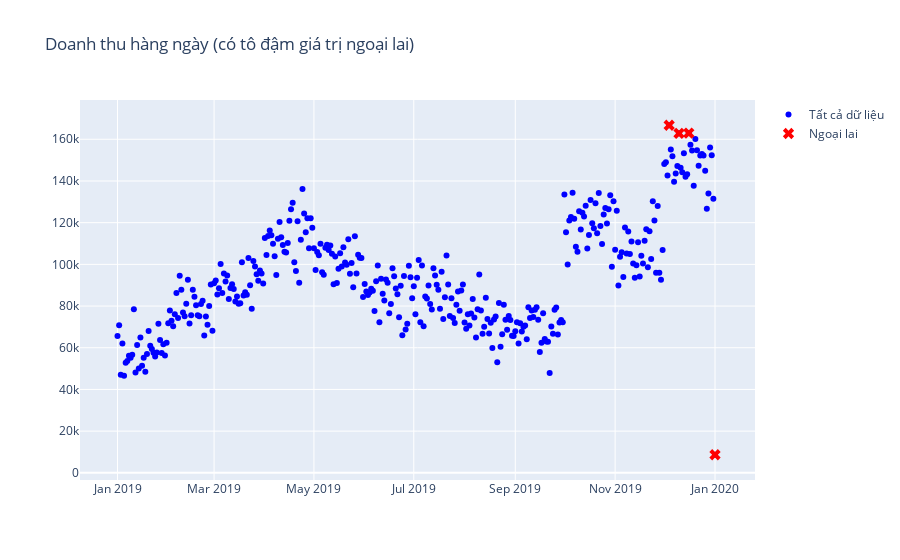

This figure's notebook cell:
### Code cell
# Vẽ toàn bộ dữ liệu
trace_all = go.Scatter(
    x = df["Date"],
    y = df["Sales"],
    mode='markers',
    name='Tất cả dữ liệu',
    marker=dict(color='blue')
)

# Vẽ riêng điểm ngoại lai
outliers = df[(df["Sales"] < lower_bound) | (df["Sales"] > upper_bound)]
trace_outliers = go.Scatter(
    x = outliers["Date"],
    y = outliers["Sales"],
    mode='markers',
    name='Ngoại lai',
    marker=dict(color='red', size=10, symbol='x')
)

layout = go.Layout(
    title = "Doanh thu hàng ngày (có tô đậm giá trị ngoại lai)"
)

fig = go.Figure(data=[trace_all, trace_outliers], layout=layout)
pyoff.iplot(fig)

### Figure 1 — Plotly figure (JSON) as saved in the notebook; plotly's stock layout.template omitted (floating-point values rounded to 4 significant figures; data arrays with more than 128 entries replaced by an {"elided": "..."} marker saying what was removed)
{"data": [{"marker": {"color": "blue"}, "mode": "markers", "name": "Tất cả dữ liệu", "type": "scatter", "x": {"elided": "366 str values"}, "y": {"elided": "366 float values"}}, {"marker": {"color": "red", "size": 10, "symbol": "x"}, "mode": "markers", "name": "Ngoại lai", "type": "scatter", "x": ["2019-12-04", "2019-12-10", "2019-12-16", "2020-01-01"], "y": [166700.0, 162800.0, 163000.0, 8670.0]}], "layout": {"title": {"text": "Doanh thu hàng ngày (có tô đậm giá trị ngoại lai)"}}}
